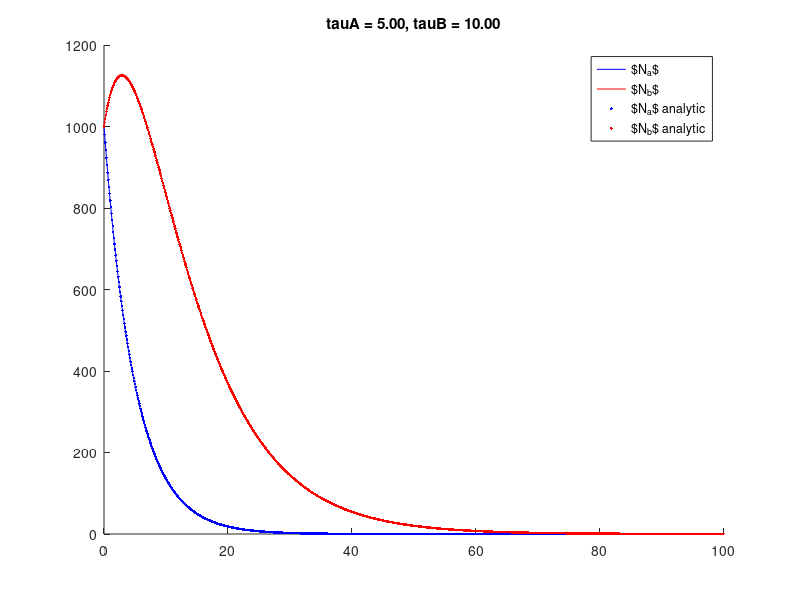
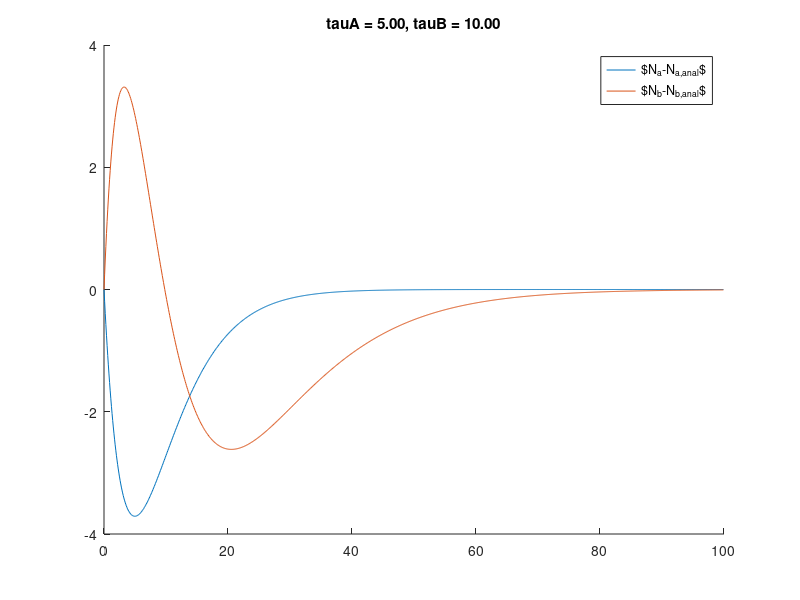
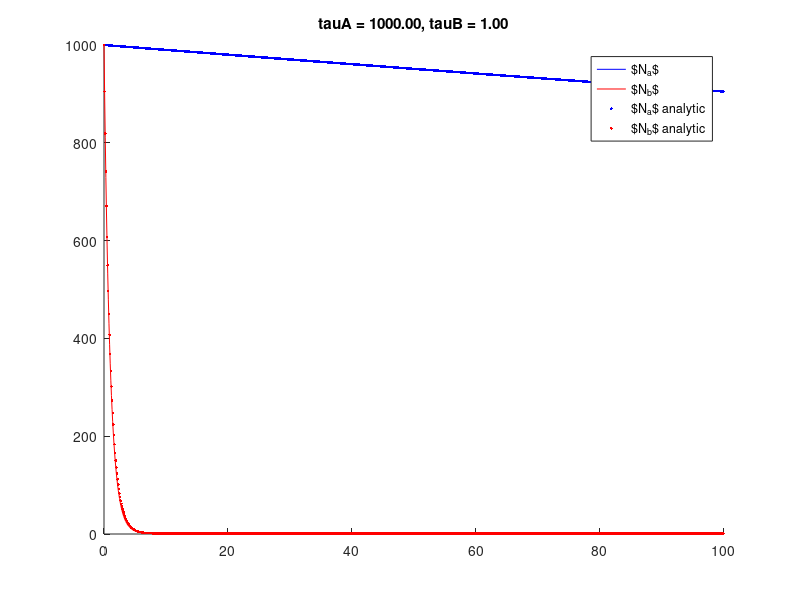
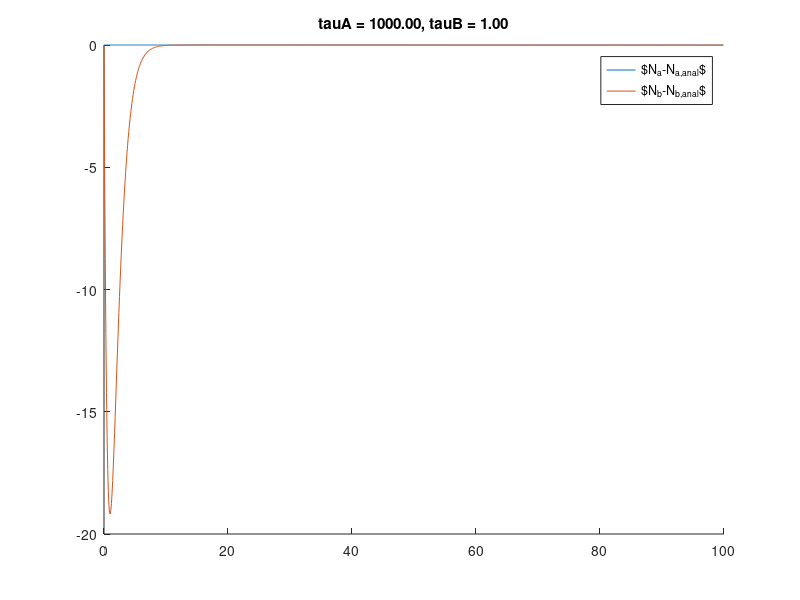

MATLAB code for these plots, in order:
clear all
close all
clc

% Initial values


taua = 5;
taub = 10;
dt = 0.1;


Na0 = 1000;
Nb0 = 1000;

% Anonymous functions for derivatives
dNa = @(N) -N/taua;
dNb = @(N1,N2) N1/taua - N2/taub;

tend = 100;
n = ceil(tend/dt);


% Initialize arrays
Na = zeros(1,n);
Nb = Na;
t = Na;

t(1) = 0;

taus = [5,10; 1000,1];
Ns	= [1000,1000; 1000,1000];

% Euler-integration
for j = 1:size(taus,1)
	taua = taus(j,1);
	taub = taus(j,2);
	Na(1) = Na0;
	Nb(1) = Nb0;
	
	dNa = @(N) -N/taua;
	dNb = @(N1,N2) N1/taua - N2/taub;

	for i = 2:n
		t(i) = t(i-1)+dt;
		Na(i) = Na(i-1) + dt*dNa(Na(i-1));
		Nb(i) = Nb(i-1) + dt*dNb(Na(i-1),Nb(i-1));
	end
	
	% Analytical solutions
	NaAnal = Na0*exp(-t/taua);
	if taua == taub
		NbAnal = Nb0*exp(-t/taub)+t*Na0/taua.*exp(-t/taua);
	else
		NbAnal = Nb0*exp(-t/taub)+Na0/((taua/taub)-1)*(exp(-t/taua)-exp(-t/taub));
	end

	tit = sprintf('tauA = %.2f, tauB = %.2f',taua,taub);

	% Plotting
	figure
	hold on
	plot(t,Na,'b')
	plot(t,Nb,'r')
	plot(t,NaAnal,'.b')
	plot(t,NbAnal,'.r')
	% plot(t,Na+Nb)
	hold off
	title(tit)
	legend('$N_a$','$N_b$','$N_a$ analytic','$N_b$ analytic')

	% Residual
	figure
	hold on
	plot(t,Na-NaAnal)
	plot(t,Nb-NbAnal)
	hold off
	title(tit)
	legend('$N_a-N_{a,anal}$','$N_b-N_{b,anal}$')

end




%% Last assignment: B can turn into A again.
% Initial values


taua = 5;
taub = 10;
dt = 0.1;


Na0 = 1000;
Nb0 = 1000;

% Anonymous functions for derivatives
dNa = @(N) -N/taua;
dNb = @(N1,N2) N1/taua - N2/taub;

tend = 100;
n = ceil(tend/dt);


% Initialize arrays
Na = zeros(1,n);
Nb = Na;
t = Na;

t(1) = 0;

taus = [10,10];
Ns	= [1000,1500];

% Euler-integration
for j = 1:size(taus,1)
	taua = taus(j,1);
	taub = taus(j,2);
	Na(1) = Ns(j,1);
	Nb(1) = Ns(j,2);
	
	dNa = @(N1,N2) N2/taub - N1/taua;
	dNb = @(N1,N2) N1/taua - N2/taub;

	for i = 2:n
		t(i) = t(i-1)+dt;
		Na(i) = Na(i-1) + dt*dNa(Na(i-1),Nb(i-1));
		Nb(i) = Nb(i-1) + dt*dNb(Na(i-1),Nb(i-1));
	end
	
	% Analytical solutions
% 	NaAnal = Na0*exp(-t/taua);
% 	if taua == taub
% 		NbAnal = Nb0*exp(-t/taub)+t*Na0/taua.*exp(-t/taua);
% 	else
% 		NbAnal = Nb0*exp(-t/taub)+Na0/((taua/taub)-1)*(exp(-t/taua)-exp(-t/taub));
% 	end

	tit = sprintf('tauA = %.2f, tauB = %.2f',taua,taub);

	% Plotting
	figure
	hold on
	plot(t,Na,'b')
	plot(t,Nb,'r')
% 	plot(t,NaAnal,'.b')
% 	plot(t,NbAnal,'.r')
	% plot(t,Na+Nb)
	hold off
	title(tit)
	legend('$N_a$','$N_b$')

	% Residual
% 	figure
% 	hold on
% 	plot(t,Na-NaAnal)
% 	plot(t,Nb-NbAnal)
% 	hold off
% 	title(tit)
% 	legend('$N_a-N_{a,anal}$','$N_b-N_{b,anal}$')

end


